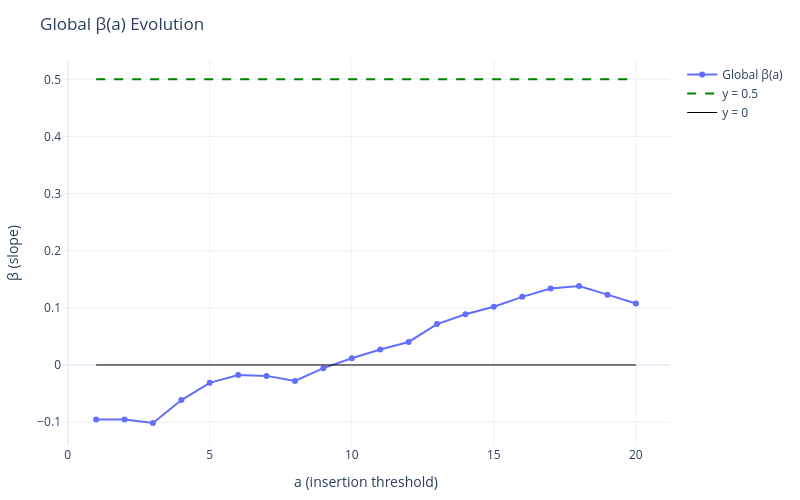

Notebook cell for this chart:
### Code cell
import numpy as np
import pandas as pd
import plotly.graph_objects as go
from plotly.subplots import make_subplots
from sklearn.linear_model import LinearRegression

def global_beta_plot_from_raw(
    b_seq_inp,
    msg_seq_raw,
    all_series,
    x,
    hist_steps=550,
    gen_block=50,
    num_insertions=20,
    *,
    beta_theory=0.5,
    samples_used=None,
    special_first=(79, 15),
    nbins_hist=30
):
    def compute_tables(b_seq_inp, msg_seq_raw, hist_steps, gen_block, num_insertions, beta_theory):
        if isinstance(b_seq_inp, pd.DataFrame):
            b_dict_local = {int(r.id): np.array(r.merged_data) for _, r in b_seq_inp.iterrows()}
        else:
            b_dict_local = b_seq_inp
        if isinstance(msg_seq_raw, pd.DataFrame):
            m_dict_local = {int(r.id): np.array(r.merged_data) for _, r in msg_seq_raw.iterrows()}
        else:
            m_dict_local = msg_seq_raw

        EVENT_TYPE_COL = 1
        PRICE_COL      = 3
        SIZE_COL       = 5

        eps = 1e-12
        tol = 1e-12

        sample_ids = sorted(set(b_dict_local.keys()) & set(m_dict_local.keys()))
        col_names = [f"ins_{i}" for i in range(1, num_insertions + 1)]
        x_df = pd.DataFrame(index=sample_ids, columns=col_names, dtype=object)
        y_df = pd.DataFrame(index=sample_ids, columns=col_names, dtype=object)

        def per_sample(sample_id):
            messages = m_dict_local[sample_id]
            T = len(messages)
            insertion_positions = hist_steps + np.arange(1, num_insertions + 1) * gen_block
            valid_insertions = [pos for pos in insertion_positions if pos < T]
            if not valid_insertions:
                return dict(valid_insertions=[], x_norm=None, y_norm=None,
                            mask_zero=None, mask_pos=None,
                            mu_x=np.nan, mu_y=np.nan, std_x=np.nan, std_y=np.nan)

            ref_idx = valid_insertions[0]
            reference_price_ticks = float(messages[ref_idx, PRICE_COL])

            insert_sizes  = messages[valid_insertions, SIZE_COL].astype(float)
            insert_prices = messages[valid_insertions, PRICE_COL].astype(float)
            Q_cum    = np.cumsum(insert_sizes)
            notional = np.cumsum(insert_sizes * insert_prices)
            vwap_ticks_series = notional / np.maximum(Q_cum, eps)
            impact_ticks = np.abs(vwap_ticks_series - reference_price_ticks)

            evt_types    = messages[:, EVENT_TYPE_COL].astype(int)
            exec_sizes   = np.where(evt_types == 4, messages[:, SIZE_COL].astype(float), 0.0)
            cum_exec_vol = np.cumsum(exec_sizes)
            V_exp = np.array([float(cum_exec_vol[idx-1] if (idx-1) >= 0 else 0.0)
                              for idx in valid_insertions])

            rel_size   = Q_cum / np.maximum(V_exp, eps)
            log_qv     = np.log(np.maximum(rel_size, eps))
            log_imp    = np.log(np.maximum(impact_ticks, eps))
            mask_zero  = impact_ticks <= tol
            mask_pos   = ~mask_zero

            used_x_raw = log_qv[mask_pos]
            used_y_raw = log_imp[mask_pos]

            if used_x_raw.size >= 2:
                mu_x = float(used_x_raw.mean());  mu_y = float(used_y_raw.mean())
                std_x = float(np.sqrt(max(float(used_x_raw.var(ddof=0)), eps)))
                std_y = float(np.sqrt(max(float(used_y_raw.var(ddof=0)), eps)))
                x_norm_all = (log_qv - mu_x) / std_x
                y_norm_all = (log_imp - mu_y) / std_y
            else:
                mu_x = mu_y = np.nan
                std_x = std_y = np.nan
                x_norm_all = np.full_like(log_qv, np.nan, dtype=float)
                y_norm_all = np.full_like(log_imp, np.nan, dtype=float)

            return dict(valid_insertions=valid_insertions,
                        x_norm=x_norm_all, y_norm=y_norm_all,
                        mask_zero=mask_zero, mask_pos=mask_pos,
                        mu_x=mu_x, mu_y=mu_y, std_x=std_x, std_y=std_y)

        for sid in sample_ids:
            res = per_sample(sid)
            valid_ins = res["valid_insertions"]
            x_norm    = res["x_norm"]
            y_norm    = res["y_norm"]
            mask_zero = res["mask_zero"]
            mask_pos  = res["mask_pos"]

            for j, _idx in enumerate(valid_ins):
                col = f"ins_{j+1}"
                if mask_zero[j]:
                    x_df.loc[sid, col] = "ZERO"
                    y_df.loc[sid, col] = "ZERO"
                else:
                    xv = x_norm[j]; yv = y_norm[j]
                    x_df.loc[sid, col] = float(xv) if np.isfinite(xv) else np.nan
                    y_df.loc[sid, col] = float(yv) if np.isfinite(yv) else np.nan

        return x_df, y_df

    x_df, y_df = compute_tables(
        b_seq_inp, msg_seq_raw, hist_steps, gen_block, num_insertions, beta_theory
    )

    all_ids = list(x_df.index)
    ordered_ids = [sid for sid in special_first if sid in all_ids]
    ordered_ids += [sid for sid in sorted(all_ids) if sid not in ordered_ids]
    if samples_used is not None:
        ordered_ids = ordered_ids[:samples_used]

    rows = []
    for sid in ordered_ids:
        for j, col in enumerate(x_df.columns, start=1):
            xv = x_df.loc[sid, col]
            yv = y_df.loc[sid, col]
            if isinstance(xv, (int, float, np.floating)) and isinstance(yv, (int, float, np.floating)):
                if np.isfinite(xv) and np.isfinite(yv):
                    rows.append({"sample_id": sid, "insertion": j, "x": float(xv), "y": float(yv)})
    points_df = pd.DataFrame(rows)
    if points_df.empty:
        print("No numeric points to plot.")
        return None, pd.DataFrame(), {}

    data_max_ins = int(points_df["insertion"].max())
    max_insertions = int(min(num_insertions, data_max_ins))
    a_values = np.arange(1, max_insertions + 1)

    def global_fit_for_mask(mask):
        X = points_df.loc[mask, "x"].to_numpy().reshape(-1, 1)
        Y = points_df.loc[mask, "y"].to_numpy()
        if len(Y) < 2:
            return np.nan
        reg = LinearRegression().fit(X, Y)
        beta = float(reg.coef_[0])
        return beta

    betas_global = np.full_like(a_values, np.nan, dtype=float)
    for idx, a in enumerate(a_values):
        mask = points_df["insertion"] >= a
        beta = global_fit_for_mask(mask)
        betas_global[idx] = beta

    # Plot only the global beta evolution
    fig = go.Figure()
    fig.add_trace(go.Scatter(
        x=a_values,
        y=betas_global,
        mode="lines+markers",
        marker=dict(size=6),
        name="Global β(a)"
    ))
    fig.add_trace(go.Scatter(
        x=[a_values.min(), a_values.max()],
        y=[0.5, 0.5],
        mode="lines",
        line=dict(color="green", dash="dash"),
        name="y = 0.5"
    ))
    fig.add_trace(go.Scatter(
        x=[a_values.min(), a_values.max()],
        y=[0, 0],
        mode="lines",
        line=dict(color="black", width=1),
        name="y = 0"
    ))
    fig.update_xaxes(title_text="a (insertion threshold)")
    fig.update_yaxes(title_text="β (slope)")
    fig.update_layout(
        title="Global β(a) Evolution",
        template="plotly_white",
        width=800,
        height=500,
        margin=dict(t=60, r=30, b=50, l=60),
        legend=dict(orientation="v")
    )
    return fig, points_df

# Usage:
fig, points_df = global_beta_plot_from_raw(
    b_dict, m_dict, all_series, x,
    hist_steps=hist_steps,
    gen_block=gen_block,
    num_insertions=num_insertions,
    beta_theory=0.5,
    samples_used=None,
    special_first=(79, 15),
    nbins_hist=30
)
fig.show()

### Figure 1 — Plotly figure (JSON) as saved in the notebook; plotly's stock layout.template omitted (floating-point values rounded to 4 significant figures)
{"data": [{"marker": {"size": 6}, "mode": "lines+markers", "name": "Global β(a)", "type": "scatter", "x": [1, 2, 3, 4, 5, 6, 7, 8, 9, 10, 11, 12, 13, 14, 15, 16, 17, 18, 19, 20], "y": [-0.09554, -0.09554, -0.1015, -0.06146, -0.03123, -0.01761, -0.01909, -0.028, -0.005556, 0.01187, 0.02713, 0.04027, 0.07152, 0.08866, 0.102, 0.1193, 0.1338, 0.1383, 0.1231, 0.1076]}, {"line": {"color": "green", "dash": "dash"}, "mode": "lines", "name": "y = 0.5", "type": "scatter", "x": [1, 20], "y": [0.5, 0.5]}, {"line": {"color": "black", "width": 1}, "mode": "lines", "name": "y = 0", "type": "scatter", "x": [1, 20], "y": [0, 0]}], "layout": {"height": 500, "legend": {"orientation": "v"}, "margin": {"b": 50, "l": 60, "r": 30, "t": 60}, "title": {"text": "Global β(a) Evolution"}, "width": 800, "xaxis": {"title": {"text": "a (insertion threshold)"}}, "yaxis": {"title": {"text": "β (slope)"}}}}
